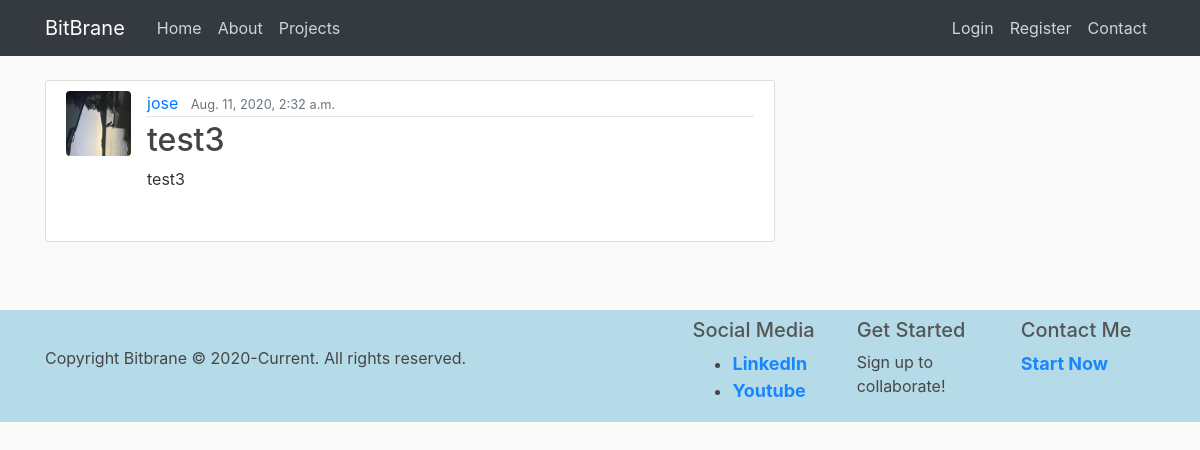
The page /post/19/ on the database its author committed.
### blog/models.py (models this page shows, shortened)
class Post(models.Model):
    title = models.CharField(max_length=100)
    content = models.TextField()
    date_posted = models.DateTimeField(default=timezone.now)
    author = models.ForeignKey(User, on_delete=models.CASCADE)

### users/models.py (models this page shows, shortened)
class Profile(models.Model):
    user = models.OneToOneField(User, on_delete=models.CASCADE)
    image = models.ImageField(default='default.jpg', upload_to='profile_pics')

### blog/views.py (the view)
# urls.py: path('post/<int:pk>/', PostDetailView.as_view(), name='post-detail'),
class PostDetailView(DetailView):
    model = Post

### blog/templates/blog/post_detail.html (shortened to what this page needs)
{% extends "blog/base.html"%}
{% block content %}
<article class="media content-section">
    <img class="rounded article-img" src="{{object.author.profile.image.url}}">
    <div class="media-body">
        <div class="article-metadata">
            <a class="mr-2" href="{% url 'user-posts' object.author.username %}">{{ object.author }}</a>
            <small class="text-muted">{{ object.date_posted}}</small>
        </div>
        <h2 class="article-title">{{object.title}}</h2>
        <p class="article-content">{{ object.content }}
        </p>
    </div>
</article>
{% endblock content %}

### blog/static/blog/main.css (style rules this page uses)
body { background: #fafafa; color: #333333; margin-top: 5rem; }
h1, h2, h3, h4, h5, h6 { color: #444444; }
.content-section { background: #ffffff; padding: 10px 20px; border: 1px solid #dddddd; border-radius: 3px; margin-bottom: 20px; }
.article-title { color: #444444; }
.article-content { white-space: pre-line; }
.article-img { height: 65px; width: 65px; margin-right: 16px; }
.article-metadata { padding-bottom: 1px; margin-bottom: 4px; border-bottom: 1px solid #e3e3e3 }
*:before, *:after { box-sizing: border-box; }
html, body { height: 100%; position: relative; }

### rows shown on the page
Post: author.profile.image (placeholder picture), author "jose", date_posted "Aug. 11, 2020, 2:32 a.m.", title "test3", content "test3"
